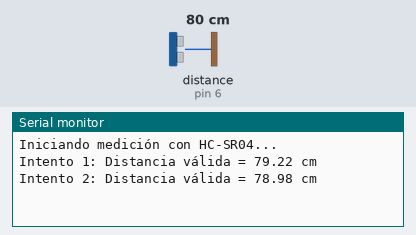
This sketch was run on a simulated Arduino Uno, built with avr-gcc and run on an emulated ATmega328P. Shown: the last lines printed to the serial monitor. Wiring (inferred from the names in the program): ultrasonic range finder: trigger pin 9; echo pin 6. The inputs (shaded band) are chosen by the test bench; at power-on: distance to the obstacle (sensor on pin 6) 80 cm. The echo pulse lasts 58.3 µs per cm.

Above: at 1.8 s.
1.9 s: distance to the obstacle (sensor on pin 6) set to 2 cm
At 2.8 s:
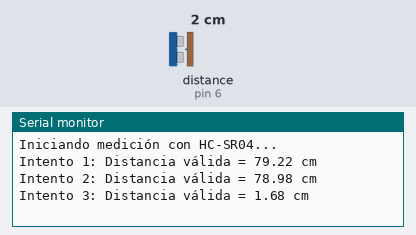
3.4 s: distance to the obstacle (sensor on pin 6) set to 4 cm
At 4.8 s:
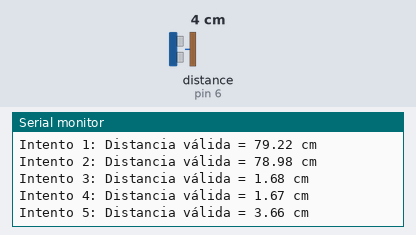
Timing chart, 0 to 6.4 s (numbered marks = the images above; inputs shaded):
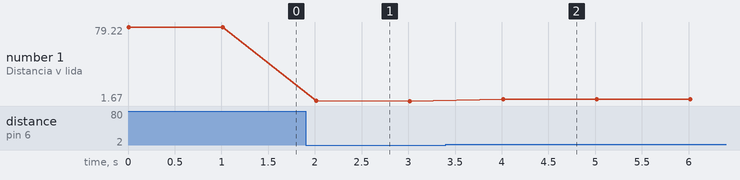

Measured:
- after the input at 1.9 s, the serial monitor: prints a new line after 0.11 s (image 1)
- after the input at 3.4 s, the serial monitor: prints a new line after 0.62 s (image 2)
- plotted number 1: 78.98 → 1.67 after the input at 1.9 s, 1.67 → 3.66 after the input at 3.4 s

The sketch:

media_hcsr04.ino
```cpp
#define TRIG_PIN 9  // Pin para Trig del HC-SR04
#define ECHO_PIN 6  // Pin para Echo del HC-SR04

void setup() {
  Serial.begin(115200);     // Inicializar el monitor serie
  Serial.println("Iniciando medición con HC-SR04...");
  pinMode(TRIG_PIN, OUTPUT); // Configurar Trig como salida
  pinMode(ECHO_PIN, INPUT);  // Configurar Echo como entrada
}

void loop() {
  const int maxIntentos = 20;
  const int limiteMedicion = 500; // Límite de distancia válida (cm)
  int medicionesValidas = 0;
  float sumaMediciones = 0.0;

  for (int intento = 1; intento <= maxIntentos; ++intento) {
    // Generar un pulso de 10 microsegundos en el Trig
    digitalWrite(TRIG_PIN, LOW);
    delayMicroseconds(2);
    digitalWrite(TRIG_PIN, HIGH);
    delayMicroseconds(10);
    digitalWrite(TRIG_PIN, LOW);

    // Leer el tiempo del pulso en el Echo
    long duration = pulseIn(ECHO_PIN, HIGH);

    // Calcular la distancia en centímetros
    float distance = (duration * 0.034) / 2;

    if (distance > 0 && distance <= limiteMedicion) {
      // Medición válida
      sumaMediciones += distance;
      medicionesValidas++;
      Serial.print("Intento ");
      Serial.print(intento);
      Serial.print(": Distancia válida = ");
      Serial.print(distance);
      Serial.println(" cm");
    } else {
      // Medición inválida
      Serial.print("Intento ");
      Serial.print(intento);
      Serial.println(": Medición inválida o fuera de rango.");
    }

    delay(1000); // Esperar 1 segundo entre intentos
  }

  // Calcular y mostrar la media
  if (medicionesValidas > 0) {
    float media = sumaMediciones / medicionesValidas;
    Serial.print("Media de las mediciones válidas: ");
    Serial.print(media);
    Serial.println(" cm");
  } else {
    Serial.println("No se obtuvieron mediciones válidas.");
  }

  delay(5000); // Esperar 5 segundos antes de reiniciar el bucle
}
```
